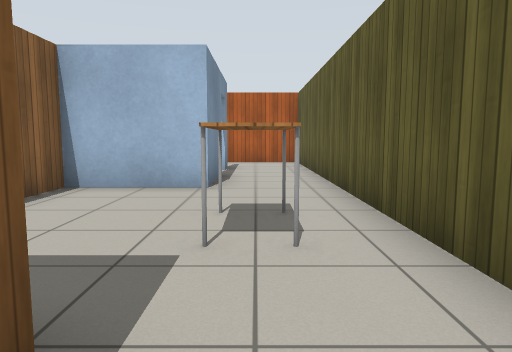
View 1 (above)

17 first-person views from a walk through a robot-simulator world made for Gazebo. The camera is 0.9 m above the floor, tilts 6° down and sees 70° across. Floor lines are 1 m apart. The floor is counted in squares, 1 m on a side. Each view is taken from the middle of a square. On the plan, view 1 faces up. The plan holds only what a view shows up to about 12 squares ahead; the rest is blank. The robots in the file are not drawn. Gazebo's built-in surfaces are drawn with simple patterns. Surface patterns are stand-ins for the level's own textures.

View 2
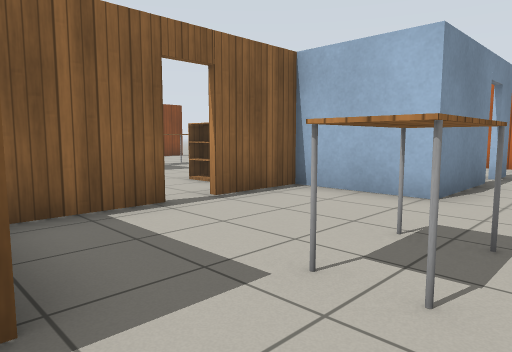

View 3
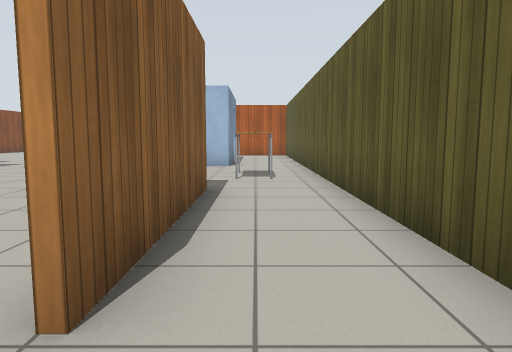

View 4
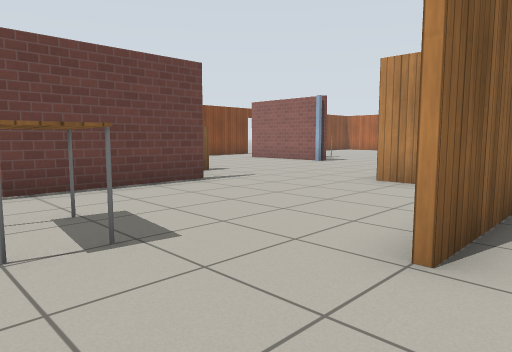

View 5
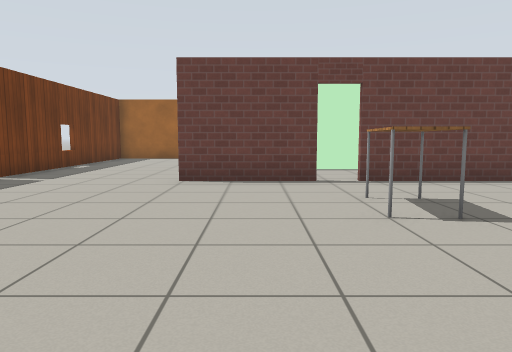

View 6
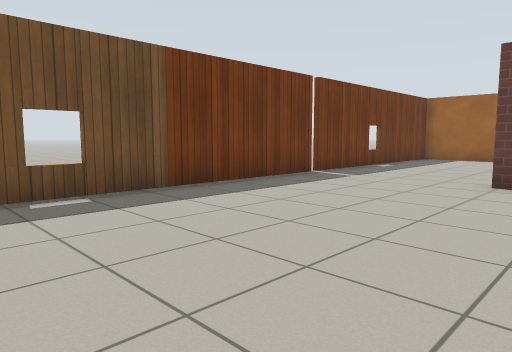

View 7
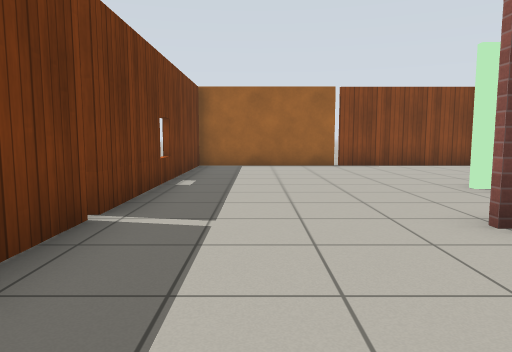

View 8
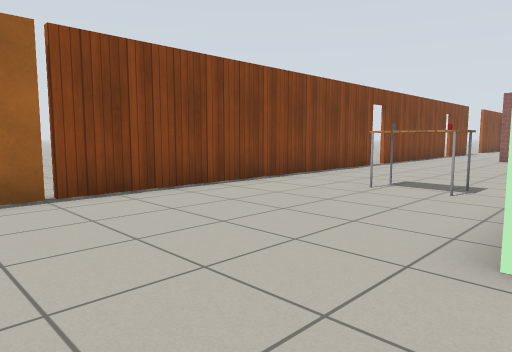

View 9
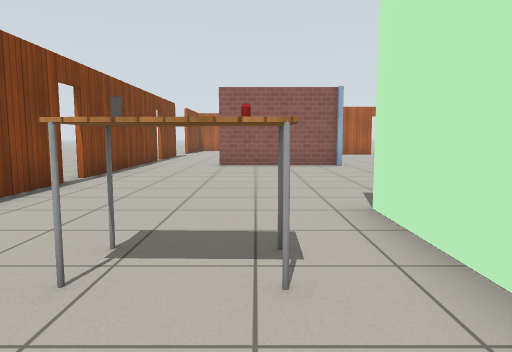

View 10
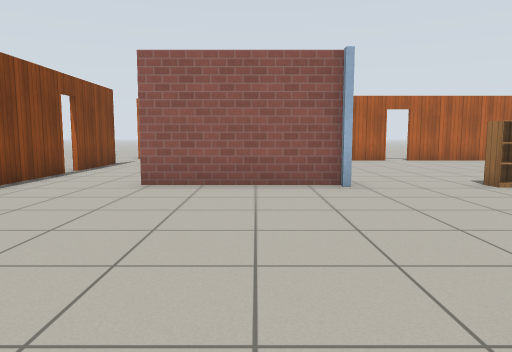

View 11
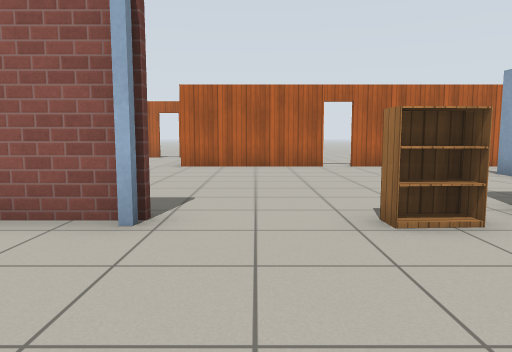

View 12
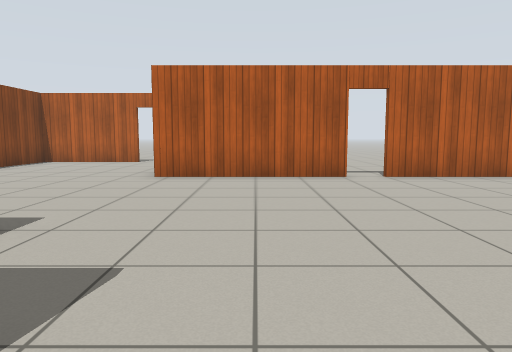

View 13
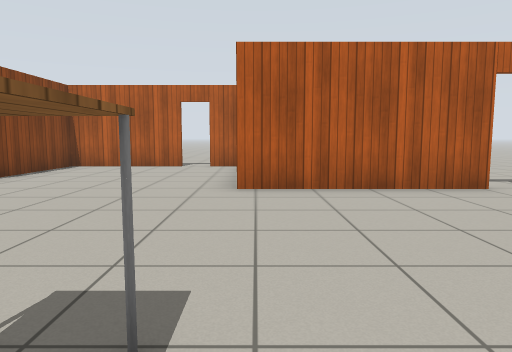

View 14
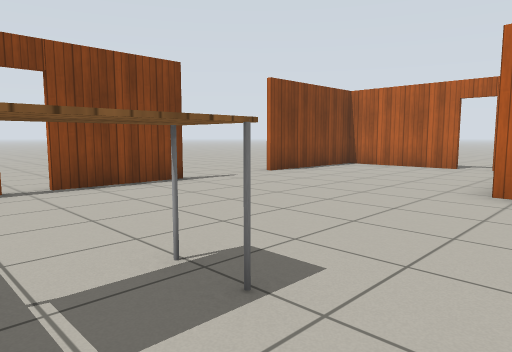

View 15
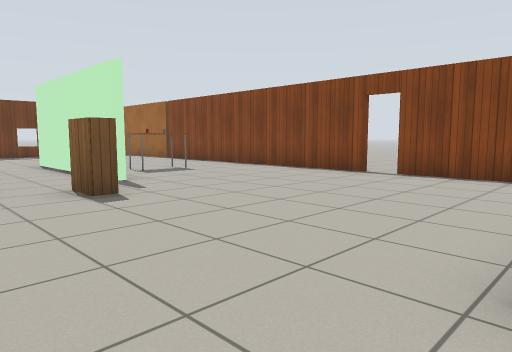

View 16
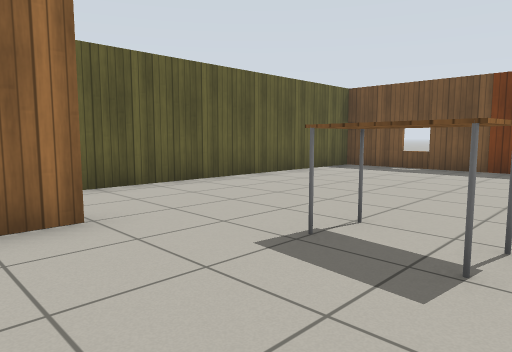

View 17
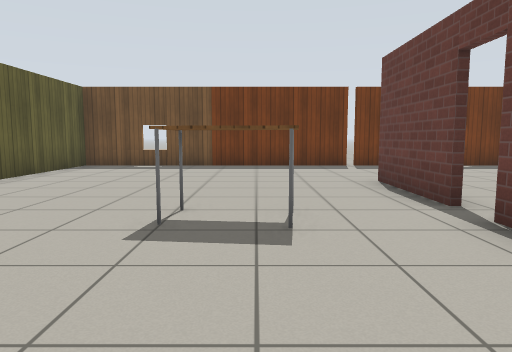

### Floor plan
Points are (right, up) in squares from view 1. A wall is a line through its corners. A room is listed if a view was taken in it or the views show most of it. See-through windows are left out.
Room 1 (views 1, 2)
walls: (-3.5, 3.8) (-3.5, 1.8); (-0.9, 1.4) (-0.9, -3.5); (-0.9, 9.3) (-0.9, 6.5) (-3.5, 6.5) (-3.5, 4.5); (-0.9, 11.1) (-0.9, 10.1); (0.6, 13.4) (-1.4, 13.4); (1.5, -4.6) (1.5, 12.3)
ways out: opening at (-1, 12.5) to room 2; opening at (0.5, -3.5) to room 2; open door at (-3.5, 4) to room 2; open door at (-1, 9.5) to room 2
objects: table (0, 3) to (0, 4)
Room 2 (views 3, 4, 5, 6, 7, 8, 9, 10, 11, 12, 13, 14, 15, 16, 17)
walls: (-9.4, -1.4) (-9.4, -7.2); (-6.6, -1) (-6.6, -4.9); (-8.1, 5.9) (-12.3, 5.9); (-9.5, -4) (-9.5, -1.4); (-8.3, 6.1) (-8.3, 5.6); (-14.8, 1.2) (-14.8, -12.8) (-7.1, -12.8); (-2.7, 1.2) (-3.6, 1.2); (-6.6, -5.6) (-6.6, -8.6); (-1, -3.5) (-1, -2.6); (-14.8, 8.2) (-14.8, 2); (-14.8, 11.6) (-14.8, 8.9); (-1, 10.5) (-1, 11.1); (-4.9, 13.4) (-9.4, 13.4); (-7, -12.8) (1.5, -12.8) (1.5, -4.6); (-1.4, 13.4) (-4.1, 13.4); (-9.5, 18.5) (-10.5, 18.5); (-11.3, 18.5) (-14.8, 18.5) (-14.8, 14.2)
ways out: opening at (-1, 12.5) to room 1; opening at (0.5, -3.5) to room 1; open door at (-3.5, 4) to room 1; open door at (-1, 9.5) to room 1; opening at (-16, 14); open door at (-15, 1.5); open door at (-15, 8.5); open door at (-11, 18.5); open door at (-7, -5.5); open door at (-4.5, 13.5); gap at (-15, -8); gap at (-7, -13)
objects: table (-12, -4) to (-11, -3); other object (-11, -3); table (-10, 7) to (-10, 8); bookshelf (-8, 0); bookshelf (-5, 6); table (-4, -5) to (-3, -5)

Positions as (right, up) in squares from view 1, and headings:
1: (0, 0), facing up
2: (1, 1), facing up-left
3: (0, -5), facing up
4: (0, -6), facing up-left
5: (1, -7), facing left
6: (1, -7), facing down-left
7: (-3, -11), facing left
8: (-9, -10), facing up-left
9: (-11, -6), facing up
10: (-10, -1), facing up
11: (-7, 2), facing up
12: (-7, 5), facing up
13: (-9, 7), facing up
14: (-8, 7), facing up-left
15: (-6, 6), facing down-left
16: (-5, -2), facing down-right
17: (-4, -1), facing down
